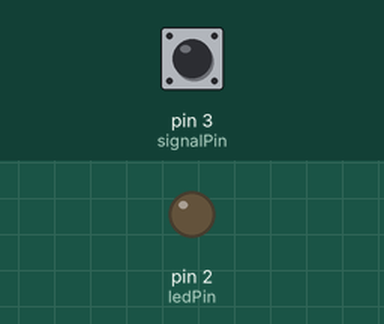
Bench run of a sketch on a simulated Arduino Uno, built with avr-gcc and run on an emulated ATmega328P. Shown: output pins drawn as LEDs (lit = HIGH). The inputs (shaded band) are chosen by the test bench; at power-on: pin 3 (signalPin) HIGH. Sleep ends after the set time or at an interrupt.

Above: at 1.2 s.
1.3 s: pin 3 (signalPin) pulled LOW for 0.15 s
At 1.9 s:
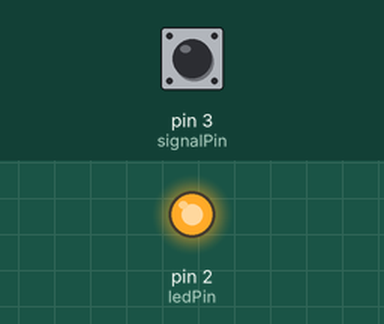
2.9 s: pin 3 (signalPin) pulled LOW for 3.2 s
At 4.6 s:
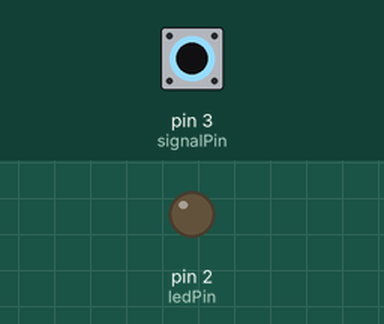
Timing chart, 0 to 7.6 s (numbered marks = the images above; inputs shaded):
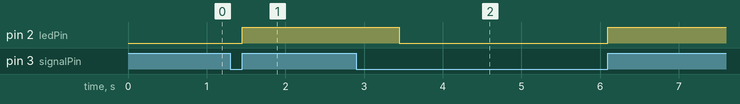

Measured:
- after the input at 1.3 s, pin 2 (ledPin): LOW → HIGH after 0.15 s
- after the input at 2.9 s, pin 2 (ledPin): HIGH → LOW after 0.55 s, → HIGH 2.6 s later

The sketch:

Arduino_Door_Light.ino
```cpp
/*
The program reads sensor data from an IR obstacle
sensor and turns on the lights if it detects no
obstacles in front of it. It works with Arduino interrupts.
*/

#include <avr/sleep.h> // Library for Arduino sleep functions
#define interruptPin 3

int signalPin = 3;  // Digital pin for signal from sensor.
int ledPin = 2;  //  This pin turns on the MOSFET that will turn on the LEDS.

void setup() {
    pinMode(ledPin, OUTPUT);
    pinMode(signalPin, INPUT_PULLUP);
    // The controller will detect if voltage has gone from LOW to HIGH.
    attachInterrupt(digitalPinToInterrupt(interruptPin), wakeUp, RISING );
}

void loop() {
    // Shuts down LEDs and puts the CPU to sleep by until interrupt occurs.
    digitalWrite(ledPin, LOW);
    sleep_enable();
    set_sleep_mode(SLEEP_MODE_PWR_DOWN);
    sleep_cpu();

    // Execution will continue when wakeUp() occurs and turn on
    // the LED strip while the sensor sees no obstruction.
    while ( digitalRead(signalPin) == HIGH) {
        digitalWrite(ledPin, HIGH);
        // Wait for a second until checking again to if no obstruction.
        delay(1000);
    }
}

void wakeUp() {
    // Wake up CPU and activate continue main loop.
    sleep_disable();

}
```
